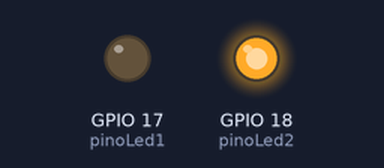
The program below on a simulated Raspberry Pi (BCM pin numbers). Shown: output pins drawn as LEDs (lit = HIGH).

Above: at 0.05 s.
At 2.5 s:
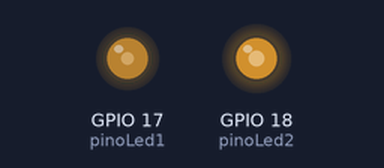
At 5.0 s:
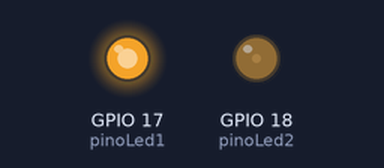
At 10.0 s:
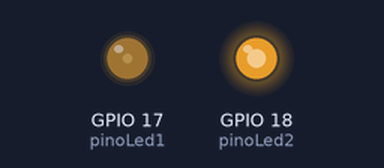
Timing chart, 0 to 14.3 s (numbered marks = the images above):
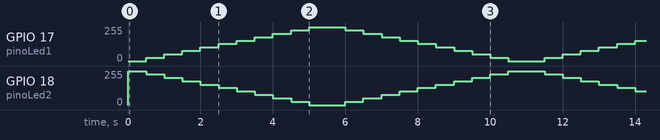

The program:

Pisca2LedsPWM.py
```python
#!/usr/bin/python

# Piscando dois LED com RPi e PWM

import RPi.GPIO as GPIO, time

modoEndereco = GPIO.BCM   # Modo de enderecamento dos pinos do RPi
modoIO = GPIO.OUT         # Modo de configuração da porta de Entrada/Saida
pinoLed1 = 17             # Pino do RPi associado ao Led1
pinoLed2 = 18             # Pino do RPi associado ao Led2
tempoEspera = 0.5         # Tempo de espera do pisca
frequencia = 200          # Frequencia do ciclo PWM em Hertz (Hz)

GPIO.setmode(modoEndereco)
GPIO.setup(pinoLed1, modoIO)
GPIO.setup(pinoLed2, modoIO)

led1 = GPIO.PWM(pinoLed1, frequencia)
led2 = GPIO.PWM(pinoLed2, frequencia)

led1.start(0)   # Inicia o PWM no canal do Led1
led2.start(0)   # Inicia o PWM no canal do Led2

try:
    while 1:
        for dc in range(0, 101, 10):
            led1.ChangeDutyCycle(dc)        #Led1 aumenta o brilho
	    led2.ChangeDutyCycle(100 - dc)  #Led2 diminui o brilho
            time.sleep(tempoEspera)
        for dc in range(100, -1, -10):
            led1.ChangeDutyCycle(dc)        #Led1 diminui o brilho
	    led2.ChangeDutyCycle(100 - dc)  #Led2 aumenta o brilho
            time.sleep(tempoEspera)

except KeyboardInterrupt:
  led1.stop()
  led2.stop()
  GPIO.cleanup()
  print "Configuracoes apagadas"
```
